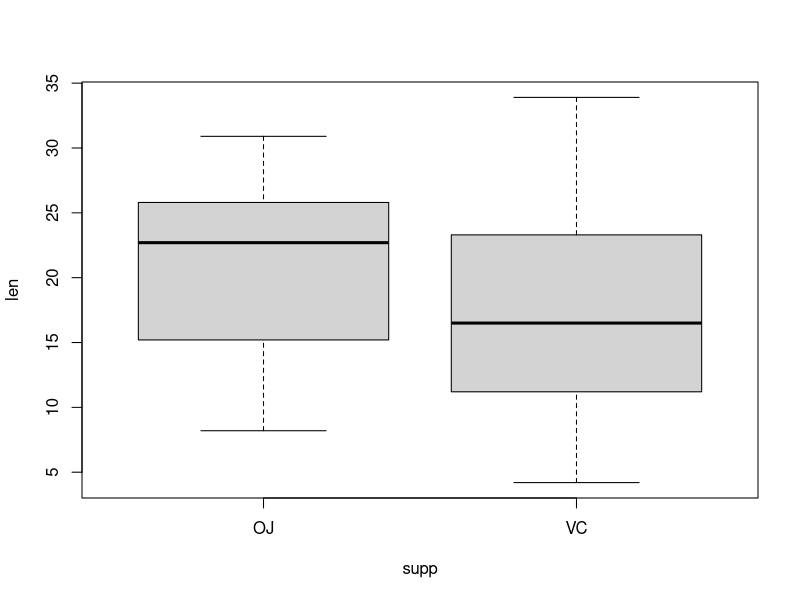
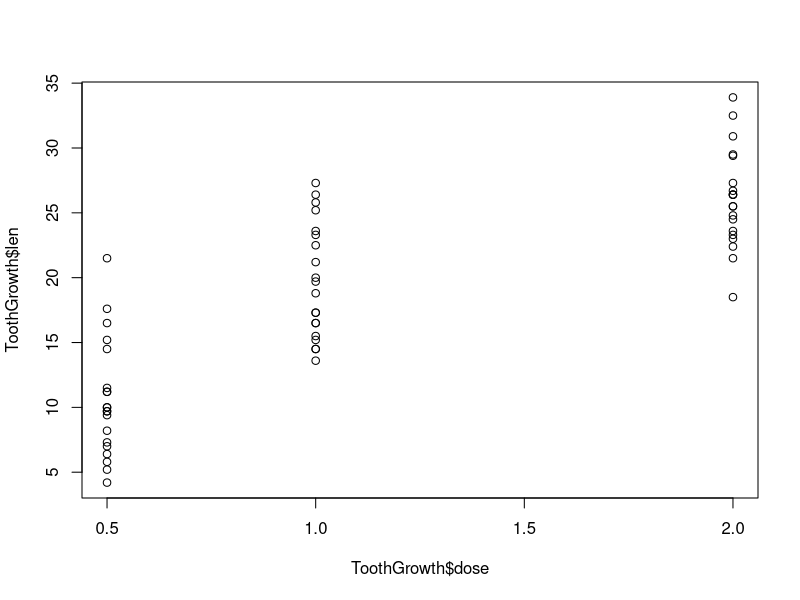
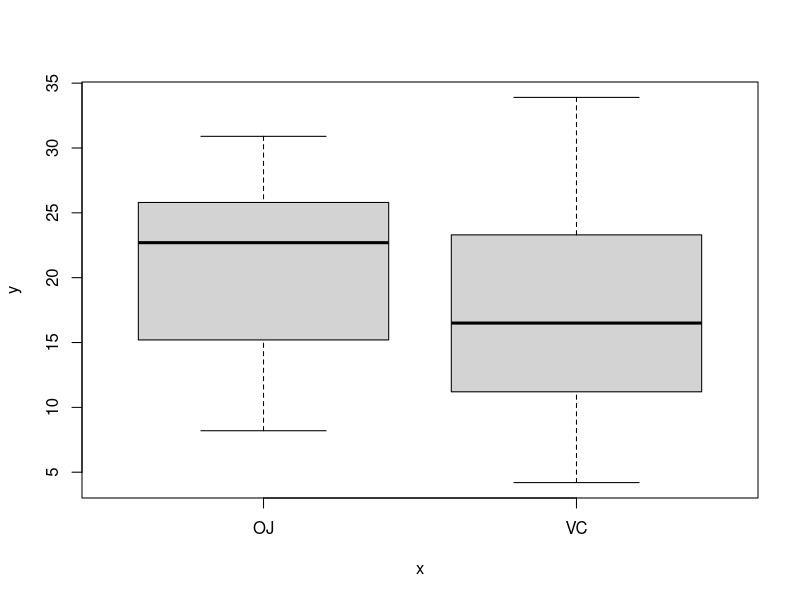

Generate these figures, in order, with R:
## ---- chunk 1
data(ToothGrowth)
str(ToothGrowth)

boxplot(len~supp,d=ToothGrowth)
plot(ToothGrowth$dose,ToothGrowth$len) 
plot(ToothGrowth$sup,ToothGrowth$len)
## ---- chunk 2
summary(ToothGrowth)

tapply(ToothGrowth$len,ToothGrowth$sup,mean)
## ---- chunk 3
#T test for the difference in mean in pig with VC and OJ. 
VC<-subset(ToothGrowth,supp=='VC')
OJ<-subset(ToothGrowth,supp=='OJ')

Sx<-var(VC$len)
Sy<-var(OJ$len)

sp<-sqrt((29*Sx^2 + 29*Sy^2)/(30+30-2))
#Confidence interval for difference in mean of pigs with VC and OJ. 
20.66333-16.96333+c(-1,1)*qt(.975,58)*sp*(1/30 + 1/30)^0.5

